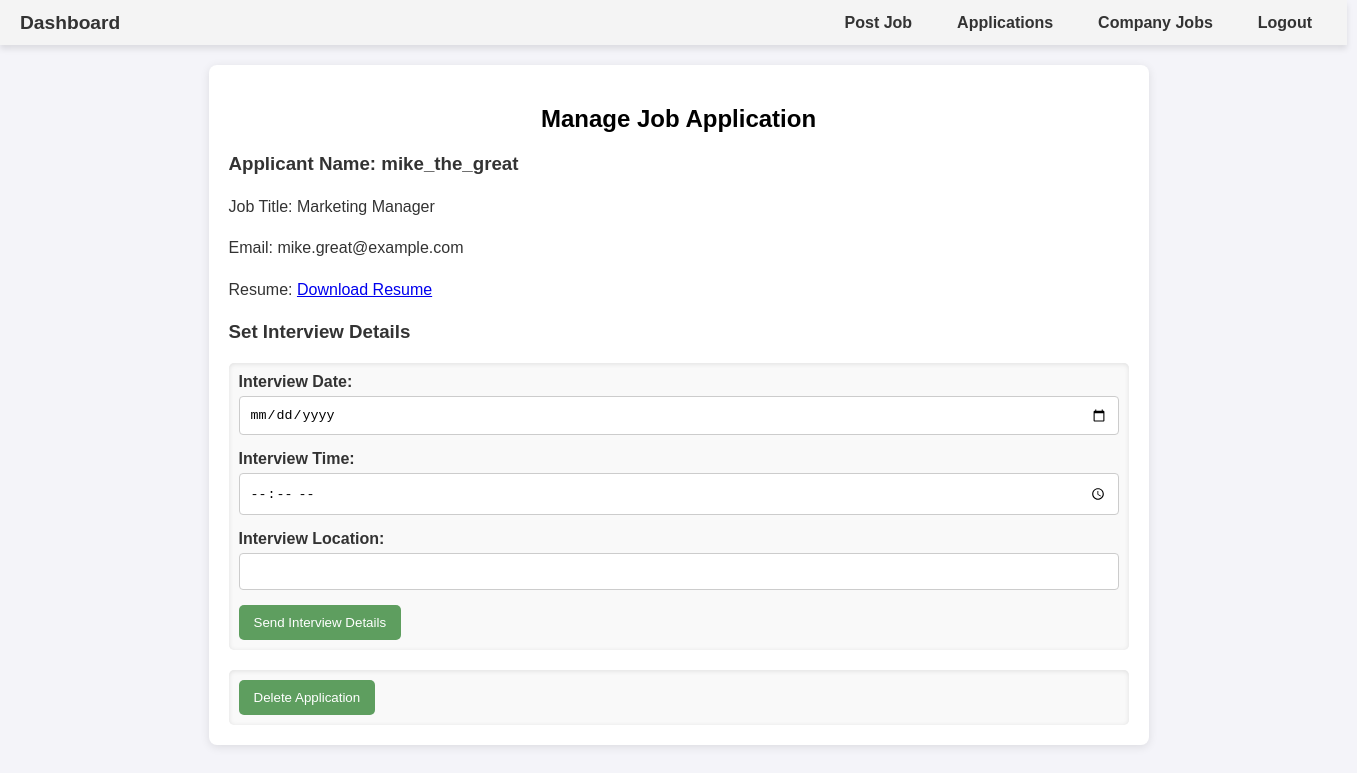
The page /companies/manage_application/19/ (signed in) on the database its author committed.
### employees/models.py (models this page shows, shortened)
class AppliedJob(models.Model):
    user = models.ForeignKey(settings.AUTH_USER_MODEL, on_delete=models.CASCADE)
    job = models.ForeignKey(Job, on_delete=models.CASCADE)
    resume = models.FileField(upload_to='resumes/', null=True, blank=True)
    status = models.CharField(max_length=50, default='Pending')
    interview_date = models.DateField(null=True, blank=True)
    interview_time = models.TimeField(null=True, blank=True)
    interview_location = models.CharField(max_length=255, null=True, blank=True)

### accounts/models.py (models this page shows, shortened)
class CustomUser(AbstractUser):
    ROLE_CHOICES = (
        ('company', 'Company'),
        ('employee', 'Employee'),
    )
    role = models.CharField(max_length=10, choices=ROLE_CHOICES, default='employee')

### companies/models.py (models this page shows, shortened)
class Job(models.Model):
    title = models.CharField(max_length=255)
    description = models.TextField()
    company = models.ForeignKey(settings.AUTH_USER_MODEL, on_delete=models.CASCADE, related_name='jobs')  # Use AUTH_USER_MODEL
    required_skills = models.CharField(max_length=255, blank=True, null=True)
    experience = models.CharField(max_length=100, blank=True, null=True)
    qualifications = models.CharField(max_length=255, blank=True, null=True)
    age = models.PositiveIntegerField(blank=True, null=True)
    posted_at = models.DateTimeField(auto_now_add=True)

### companies/views.py (the view, shortened to what this page needs)
# urls.py: path('manage_application/<int:application_id>/', views.manage_application, name='manage_application'),    path('company/jobs/', views.company_jobs, name='company_jobs'),  # Page to display company job
@login_required
def manage_application(request, application_id):
    application = get_object_or_404(AppliedJob, id=application_id)
    return render(request, 'companies/manage_application.html', {'application': application})

### companies/templates/companies/manage_application.html (shortened to what this page needs)
<!DOCTYPE html>
<html lang="en">
<head>
</head>
<body>
<nav>
    <div class="company-name">
        <a href="{% url 'company_dashboard' %}" style="text-decoration: none; color: inherit;">Dashboard</a>
    </div>     <ul>
      <li><a href="{% url 'post_job' %}">Post Job</a></li>
      <li><a href="{% url 'applications' %}">Applications</a></li>
      <li><a href="{% url 'company_jobs' %}">Company Jobs</a></li>
      <li><a href="{% url 'logout_company' %}">Logout</a></li>
    </ul>
</nav>
<div class="applications-container">
    <h2>Manage Job Application</h2>
    <div class="application-details">
        <h3>Applicant Name: {{ application.user.username }}</h3>
        <p>Job Title: {{ application.job.title }}</p>
        <p>Email: {{ application.user.email }}</p>
        <p>Resume:
           {% if application.resume %}
               <a href="{{ application.resume.url }}" target="_blank">Download Resume</a>
           {% else %}
               No resume uploaded.
           {% endif %}
       </p>
    </div>
    <h3>Set Interview Details</h3>
    <form method="POST">
        <label for="interview_date">Interview Date:</label>
        <input type="date" id="interview_date" name="interview_date" required><br>
        <label for="interview_time">Interview Time:</label>
        <input type="time" id="interview_time" name="interview_time" required><br>
        <label for="interview_location">Interview Location:</label>
        <input type="text" id="interview_location" name="interview_location" required><br>
        <button type="submit" name="send_interview">Send Interview Details</button>
    </form>
    <form method="POST">
       <button type="submit" name="delete" class="delete-button">Delete Application</button>
   </form>
</div>
</body>
</html>

### companies/templates/companies/manage_application.html (style rules this page uses)
body { font-family: Arial, sans-serif; background-color: #f4f4f9; margin: 0; color: #333; }
nav { width: 1307px; background-color: #f4f4f4; padding: 10px 20px; display: flex; justify-content: space-between; align-items: center; box-shadow: 0 4px 6px rgba(0, 0, 0, 0.1); height: 25px; margin-bottom: 20px; }
nav .company-name { font-size: 1.2rem; font-weight: bold; color: #333; }
nav ul { list-style-type: none; display: flex; gap: 15px; }
nav ul li { font-size: 1rem; font-weight: bold; }
nav ul li a { text-decoration: none; color: #333; padding: 10px 15px; border-radius: 4px; transition: background-color 0.3s ease, color 0.3s ease; }
.applications-container { width: 900px; margin: auto; background: white; border-radius: 8px; box-shadow: 0 2px 10px rgba(0, 0, 0, 0.1); padding: 20px; }
h2 { text-align: center; color:black; }
h3 { color: #333; }
p { line-height: 1.6; }
.delete-button, button { background-color: #5e9e5f; color: white; border: none; padding: 10px 15px; border-radius: 5px; cursor: pointer; }
form { margin-top: 20px; padding: 10px; border-radius: 5px; background-color: #f9f9f9; box-shadow: inset 0 1px 5px rgba(0, 0, 0, 0.1); }
label { display: block; margin-bottom: 5px; font-weight: bold; }
input[type="date"], input[type="time"], input[type="text"] { width: calc(100% - 22px); padding: 10px; margin-bottom: 15px; border-radius: 4px; border: 1px solid #ccc; transition: border-color 0.3s ease; }

### rows shown on the page
AppliedJob: user.username "mike_the_great", job "Marketing Manager", user.email "mike.great@example.com"
